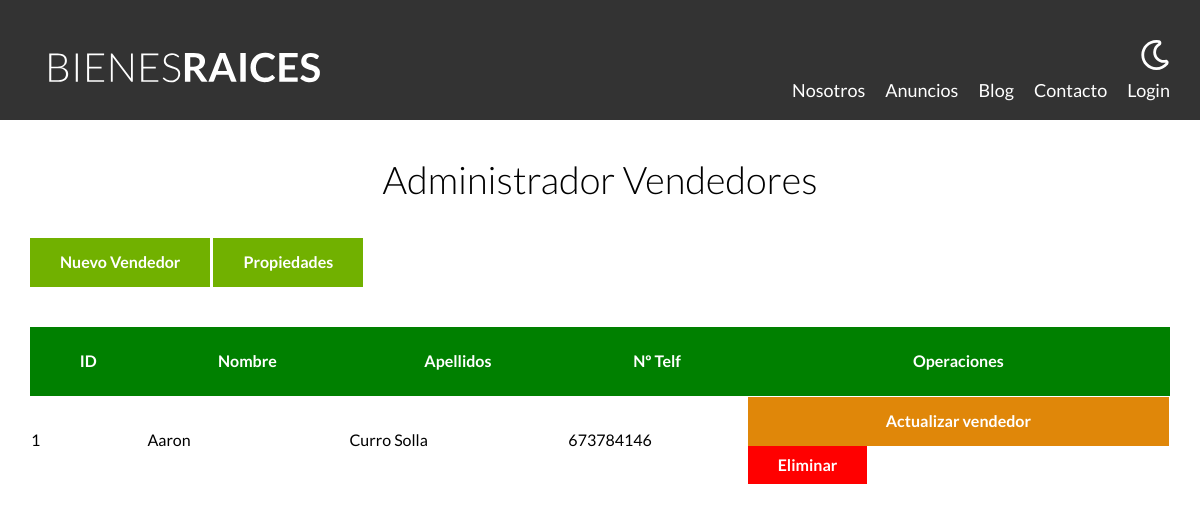
/admin/indexVend.php, run on the app's committed database.
### tables this page shows
CREATE TABLE `vendedores` (
  `id` int(11) NOT NULL,
  `nombre` varchar(45) DEFAULT NULL,
  `apellidos` varchar(45) DEFAULT NULL,
  `telefono` varchar(12) DEFAULT NULL
);

### admin/indexVend.php (the view, shortened to what this page needs)
<?php
    $db=conectarDB();
    $consult="SELECT * FROM vendedores;";
    $datos=mysqli_query($db,$consult);
?>
<main class="contenedor seccion">
    <h1>Administrador Vendedores</h1>
    <a href="/admin/vendedores/crear.php" class="boton boton-verde crear">Nuevo Vendedor</a>
    <a href="/admin/index.php" class="boton boton-verde crear">Propiedades</a>
    <table class="propiedades">
        <thead>
            <tr>
                    <th>ID</th>
                    <th>Nombre</th>
                    <th>Apellidos</th>
                    <th>Nº Telf</th>
                    <th>Operaciones</th>
            </tr>
        </thead>
        <tbody>
            <?php
            while ($fila=mysqli_fetch_assoc($datos)){?>
                <tr>
                    <td><?php echo $fila['id'] ?></td>
                    <td><?php echo $fila['nombre'] ?></td>
                    <td><?php echo $fila['apellidos'] ?></td>
                    <td><?php echo $fila['telefono'] ?></td>
                    <td>
                        <a href="/admin/vendedores/actualizar.php/?id=<?php echo $fila['id']?>" class="boton-amarillo-block">Actualizar vendedor</a>
                        <form action="<?php $_SERVER[ 'PHP_SELF' ]; ?>" method="post" onsubmit="return confirmEliminado()">
                            <input type="submit" class="boton-rojo-block" value="Eliminar">
                        </form>
                    </td>
                </tr>
            <?php } ?>
        </tbody>
    </table>
</main>

### build/css/app.css (style rules this page uses)
html { line-height:1.15;-webkit-text-size-adjust:100% }
body { margin:0 }
main { display:block }
h1 { font-size:2em;margin:.67em 0 }
a { background-color:transparent }
button,input,optgroup,select,textarea { font-family:inherit;font-size:100%;line-height:1.15;margin:0 }
button,input { overflow:visible }
[type=button],[type=reset],[type=submit],button { -webkit-appearance:button }
html { font-size:62.5%;box-sizing:border-box }
*,:after,:before { box-sizing:inherit }
body { font-family:Lato,sans-serif;font-size:1.6rem;line-height:1.8 }
.contenedor { width:95%;max-width:120rem;margin:0 auto }
a { text-decoration:none }
h1,h2,h3 { font-family:Lato,sans-serif;margin:2.5rem 0;font-weight:300;text-align:center }
h1 { font-size:3.8rem }
.seccion { margin-top:2.5rem 0;margin-bottom:2.5rem 0 }
.boton-amarillo-block { background-color:#e08709;color:#fff;font-weight:700;text-decoration:none;padding:1rem 3rem;text-align:center;margin-top:2.5rem 0;display:block;border:none }
.boton-verde { background-color:#71b100;color:#fff;font-weight:700;text-decoration:none;padding:1rem 3rem;text-align:center;margin-top:2.5rem 0;display:inline-block;border:none }
.boton-rojo-block { background-color:red;color:#fff;font-weight:700;text-decoration:none;padding:1rem 3rem;text-align:center;margin-top:2.5rem 0;display:block;border:none }
table.propiedades { margin-top:4rem;width:100%;border-spacing:0 }
table.propiedades thead { background-color:green }
table.propiedades thead th { color:#fff;padding:2rem }

### data on the page
vendedores: id "1", nombre "Aaron", apellidos "Curro Solla", telefono "673784146"
